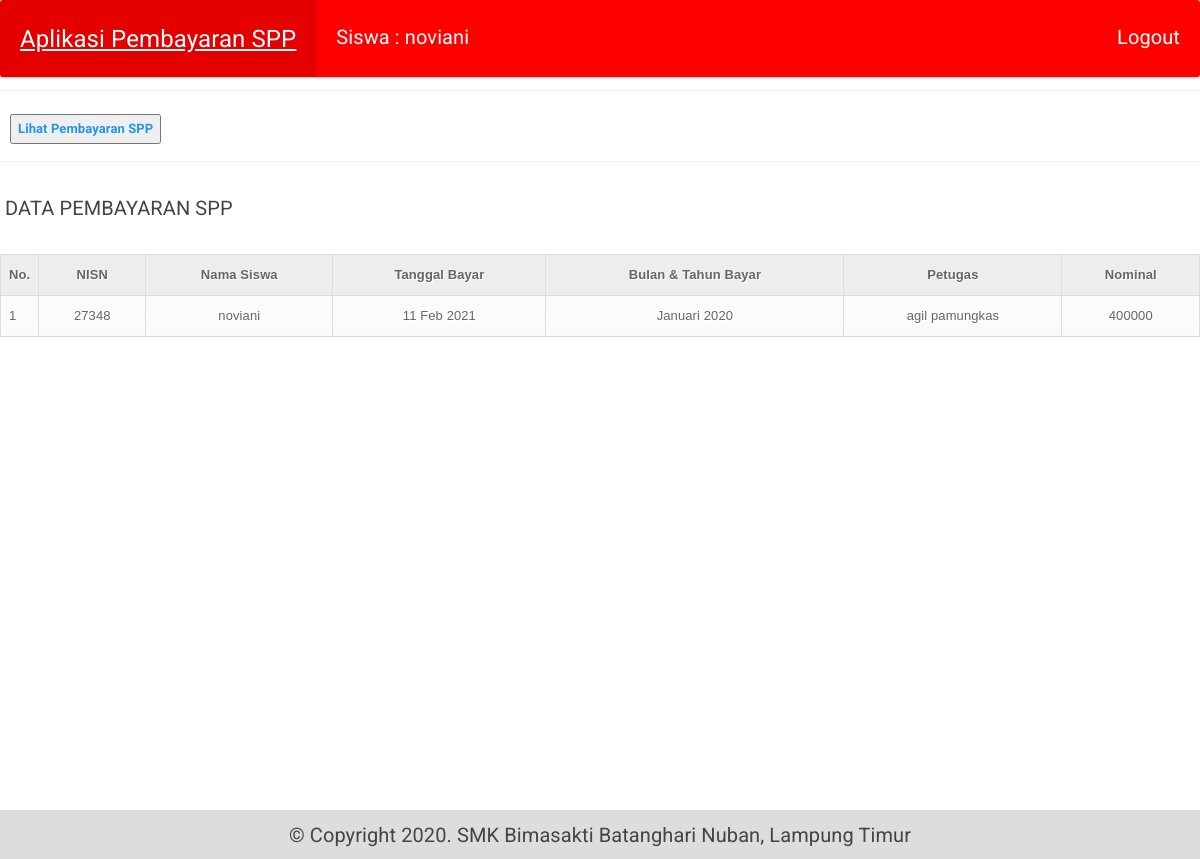
The page /tampil_pembayaran_siswa.php (signed in) on the database its author committed.
### tables this page shows
CREATE TABLE IF NOT EXISTS `pembayaran` (
`id_pembayaran` int(10) NOT NULL,
  `id_petugas` int(11) DEFAULT NULL,
  `nisn` varchar(10) NOT NULL,
  `tgl_bayar` date NOT NULL,
  `bulan_dibayar` varchar(10) NOT NULL,
  `tahun_dibayar` varchar(4) NOT NULL,
  `id_spp` int(11) NOT NULL,
  `jumlah_bayar` int(11) NOT NULL
);

CREATE TABLE IF NOT EXISTS `siswa` (
  `nisn` char(10) NOT NULL,
  `nis` char(8) NOT NULL,
  `nama` varchar(35) NOT NULL,
  `id_kelas` int(11) NOT NULL,
  `alamat` text NOT NULL,
  `no_telp` varchar(13) NOT NULL,
  `id_spp` int(11) NOT NULL,
  `username` varchar(50) NOT NULL,
  `password` varchar(50) NOT NULL
);

CREATE TABLE IF NOT EXISTS `petugas` (
  `id_petugas` int(11) NOT NULL,
  `username` varchar(25) NOT NULL,
  `password` varchar(32) NOT NULL,
  `nama_petugas` varchar(35) NOT NULL,
  `level` enum('admin','petugas') NOT NULL
);

CREATE TABLE IF NOT EXISTS `spp` (
`id_spp` int(11) NOT NULL,
  `tahun` int(11) NOT NULL,
  `nominal` int(11) NOT NULL
);

### tampil_pembayaran_siswa.php (the view, shortened to what this page needs)
<?php include "header_siswa.php"; ?>
<div class="main">
<div class="row">
<h5>&emsp;DATA PEMBAYARAN SPP </h5>&emsp;&emsp;
</div>
<br>
<div class="table-responsive">
<table class="table table-bordered" cellspacing='0' style="width: 100%">
	<?php require 'koneksi.php';
		$nisn = $_SESSION['nisn'];
		$no=1; $ambil=$koneksi->query("SELECT * FROM pembayaran JOIN siswa ON pembayaran.nisn = siswa.nisn JOIN spp ON pembayaran.id_spp = spp.id_spp JOIN petugas ON pembayaran.id_petugas = petugas.id_petugas WHERE siswa.nisn = $nisn");?>
	<tr>
		<th width="10px">No.</th>
		<th style="text-align: center;">NISN</th>
		<th style="text-align: center;">Nama Siswa</th>
		<th style="text-align: center;">Tanggal Bayar</th>
		<th style="text-align: center;">Bulan & Tahun Bayar</th>
		<th style="text-align: center;">Petugas</th>
		<th style="text-align: center;">Nominal</th>
	</tr>
  <?php while($get=$ambil->fetch_assoc()){ ?>
	<tr>
		<td><?php echo $no; ?></td>
		<td><?php echo $get['nisn']; ?></td>
		<td><?php echo $get['nama']; ?></td>
		<td><?php echo date("d M Y", strtotime($get['tgl_bayar'])); ?></td>
		<td><?php echo $get['bulan_dibayar']; ?> <?php echo $get['tahun_dibayar']; ?></td>
		<td><?php echo $get['nama_petugas']; ?></td>
		<td><?php echo $get['nominal']; ?></td>
	</tr>
 <?php $no++; ?>
 <?php } ?>
</table>
</div>
</div>
<?php include "footer.php"; ?>

### admin.css (style rules this page uses)
* { box-sizing: border-box; }

### style.css (style rules this page uses)
* { box-sizing: border-box; }
body { font-family: Arial , Helvetica, sans-serif; margin: 0; }
.row { display: -ms-flexbox; display: flex; -ms-flex-wrap: wrap; flex-wrap: wrap; }
body { background: url(assets/p.jpg)no-repeat fixed; -webkit-background-size:100%100%; -moz-background-size:100%100%; -o-background-size:100%100%; background-size:100%100%; }

### table.css (style rules this page uses)
table { font-family: Arial, Helvetica, sans-serif; color: #666; text-shadow: 1px 1px 0px #fff; background: #eaebec; border: #ccc 1px solid; }
table th { padding: 15px 35px; border-left:1px solid #e0e0e0; border-bottom: 1px solid #e0e0e0; background: #ededed; }
table th:first-child { border-left:white; }
table tr { text-align: center; padding-left: 20px; }
table td:first-child { text-align: left; padding-left: 20px; border-left: 0; }
table td { padding: 15px 35px; border-top: 1px solid #ffffff; border-bottom: 1px solid #e0e0e0; border-left: 1px solid #e0e0e0; background: #fafafa; background: -webkit-gradient(linear, left top, left bottom, from(#fbfbfb), to(#fafafa)); background: -moz-linear-gradient(top, #fbfbfb, #fafafa); }
table tr:last-child td { border-bottom: 0; }
table tr:last-child td:first-child { -moz-border-radius-bottomleft: 3px; -webkit-border-bottom-left-radius: 3px; border-bottom-left-radius: 3px; }
table tr:last-child td:last-child { -moz-border-radius-bottomright: 3px; -webkit-border-bottom-right-radius: 3px; border-bottom-right-radius: 3px; }

### rows shown on the page
pembayaran: siswa.nisn "27348", siswa.nama "noviani", tgl_bayar "11 Feb 2021", bulan_dibayar "Januari", tahun_dibayar "2020", id_petugas.nama_petugas "agil pamungkas", id_spp.nominal "400000"

### other values the page prints
$_SESSION['nama'] "noviani"
